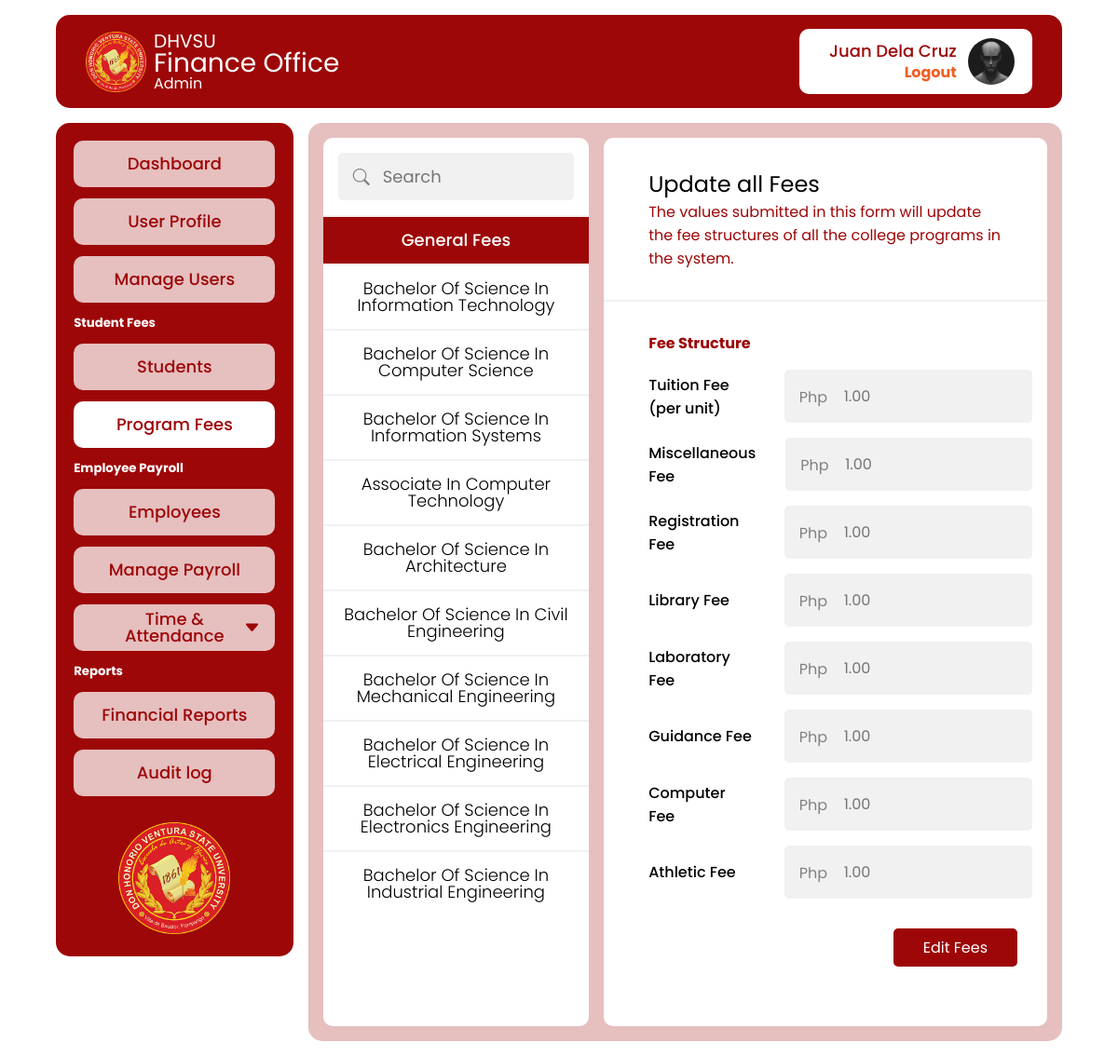
Page /admin/program_fees.php (signed in) on the committed database.
### tables this page shows
CREATE TABLE `tbl_programs` (
  `id` int(11) NOT NULL,
  `program_name` varchar(255) NOT NULL,
  `updated_on` datetime NOT NULL DEFAULT current_timestamp() ON UPDATE current_timestamp()
);

### app/util_func.php (called while the page is built, shortened)
<?php
function fetchAll(string $table, $pdo)
{
  $sql = "SELECT * FROM $table";
  $stmt = $pdo->query($sql);
  return ($stmt->rowCount() > 0) ? $stmt->fetchAll() : null;
}

### admin/program_fees.php (the view, shortened to what this page needs)
<?php
require_once './includes/header.php';
$programs = fetchAll('tbl_programs', $pdo);
$getID = 0;
?>
<main>
  <div class="program-fees">
    <div class="card">
      <div class="card-header">
        <div class="input-with-icon">
          <input type="text" class="input-control search" placeholder="Search" id="program-search">
        </div>
      </div>
      <div class="">
        <ul class="card-list" id="program-list">
          <li>
            <a href="program_fees.php" class="<?php echo (!isset($_GET["id"])) ?  'active' : '' ?>">General Fees</a>
          </li>
          <?php
          foreach ($programs as $program) {
          ?>
            <li><a href='<?= "./program_fees.php?id=" . $program['id'] ?>' class="<?php echo ($getID == $program['id']) ?  'active' : '' ?>">
                <?= ucwords(strtolower($program['program_name'])); ?>
              </a></li>
          <?php
          }
          ?>
        </ul>
      </div>
    </div>
    <?php if (isset($_GET["id"])) { ?>
      <div class="card">
        <div class="card-header">
          <div class="program-label">
            <p>Program Name</p>
            <h2><?= $item['program_name'] ?></h2>
          </div>
        </div>
        <div class="card-body">
          <div class="program-label">
            <p>Fee Structure</p>
          </div>
          <form action="../app/fee_update.php" method="post">
            <input type="number" value="<?= $_GET["id"] ?>" name="program_id" hidden>
            <div class="input-list" id="input-list">
              <div class="fee">
                <label for="">Tuition Fee (per unit)</label>
                <div class="input-with-currency">
                  <div class="currency">Php</div>
                  <input type="number" placeholder="1.00" step="0.01" class="input-control gray" disabled value="<?= $fees['tuition_fee'] ?>" name="tuition_fee">
                </div>
              </div>
              <div class="fee">
                <label for="">Miscellaneous Fee</label>
                <div class="input-with-currency">
                  <div class="currency">Php</div>
                  <input type="number" placeholder="1.00" step="0.01" class="input-control gray" disabled value="<?= $fees['misc_fee'] ?>" name="misc_fee">
                </div>
              </div>
              <div class="fee">
                <label for="">Registration Fee</label>
                <div class="input-with-currency">
                  <div class="currency">Php</div>
                  <input type="number" placeholder="1.00" step="0.01" class="input-control gray" disabled value="<?= $fees['registration_fee'] ?>" name="registration_fee">
                </div>
              </div>
              <div class="fee">
                <label for="">Library Fee</label>
                <div class="input-with-currency">
                  <div class="currency">Php</div>
                  <input type="number" placeholder="1.00" step="0.01" class="input-control gray" disabled value="<?= $fees['library_fee'] ?>" name="library_fee">
                </div>
              </div>
              <div class="fee">
                <label for="">Laboratory Fee</label>
                <div class="input-with-currency">
                  <div class="currency">Php</div>
                  <input type="number" placeholder="1.00" step="0.01" class="input-control gray" disabled value="<?= $fees['laboratory_fee'] ?>" name="laboratory_fee">
                </div>
              </div>
              <div class="fee">
                <label for="">Guidance Fee</label>
                <div class="input-with-currency">
                  <div class="currency">Php</div>
                  <input type="number" placeholder="1.00" step="0.01" class="input-control gray" disabled value="<?= $fees['guidance_fee'] ?>" name="guidance_fee">
                </div>
              </div>
              <div class="fee">
                <label for="">Computer Fee</label>
                <div class="input-with-currency">
                  <div class="currency">Php</div>
                  <input type="number" placeholder="1.00" step="0.01" class="input-control gray" disabled value="<?= $fees['computer_fee'] ?>" name="computer_fee">
                </div>
              </div>
              <div class="fee">
                <label for="">Athletic Fee</label>
                <div class="input-with-currency">
                  <div class="currency">Php</div>
                  <input type="number" placeholder="1.00" step="0.01" class="input-control gray" disabled value="<?= $fees['athletic_fee'] ?>" name="athletic_fee">
                </div>
              </div>
            </div>
            <div class="edit-btn-group">
              <button type="button" class="btn-outline gray" id="cancel-btn">Cancel</button>
              <button type="submit" class="btn positive" id="save-btn">Save Changes</button>
              <button type="button" class="btn" id="edit-btn">Edit Fees</button>
            </div>
          </form>
        </div>
      </div>
    <?php } else { ?>
      <div class="card">
        <div class="card-header">
          <div class="program-label">
            <h2>Update all Fees</h2>
            <h4>The values submitted in this form will update the fee structures of all the college programs in the system.</h4>
          </div>
        </div>
        <div class="card-body">
          <div class="program-label">
            <p>Fee Structure</p>
          </div>
          <form action="../app/fee_update_all.php" method="post">
            <div class="input-list" id="input-list">
              <div class="fee">
                <label for="">Tuition Fee (per unit)</label>
                <div class="input-with-currency">
                  <div class="currency">Php</div>
                  <input type="number" placeholder="1.00" step="0.01" class="input-control gray" disabled value="<?= $fees['tuition_fee'] ?>" name="tuition_fee">
                </div>
              </div>
              <div class="fee">
                <label for="">Miscellaneous Fee</label>
                <div class="input-with-currency">
                  <div class="currency">Php</div>
                  <input type="number" placeholder="1.00" step="0.01" class="input-control gray" disabled value="<?= $fees['misc_fee'] ?>" name="misc_fee">
                </div>
              </div>
              <div class="fee">
                <label for="">Registration Fee</label>
                <div class="input-with-currency">
                  <div class="currency">Php</div>
                  <input type="number" placeholder="1.00" step="0.01" class="input-control gray" disabled value="<?= $fees['registration_fee'] ?>" name="registration_fee">
                </div>
              </div>
              <div class="fee">
                <label for="">Library Fee</label>
                <div class="input-with-currency">
                  <div class="currency">Php</div>
                  <input type="number" placeholder="1.00" step="0.01" class="input-control gray" disabled value="<?= $fees['library_fee'] ?>" name="library_fee">
                </div>
              </div>
              <div class="fee">
                <label for="">Laboratory Fee</label>
                <div class="input-with-currency">
                  <div class="currency">Php</div>
                  <input type="number" placeholder="1.00" step="0.01" class="input-control gray" disabled value="<?= $fees['laboratory_fee'] ?>" name="laboratory_fee">
                </div>
              </div>
              <div class="fee">
                <label for="">Guidance Fee</label>
                <div class="input-with-currency">
                  <div class="currency">Php</div>
                  <input type="number" placeholder="1.00" step="0.01" class="input-control gray" disabled value="<?= $fees['guidance_fee'] ?>" name="guidance_fee">
                </div>
              </div>
              <div class="fee">
                <label for="">Computer Fee</label>
                <div class="input-with-currency">
                  <div class="currency">Php</div>
                  <input type="number" placeholder="1.00" step="0.01" class="input-control gray" disabled value="<?= $fees['computer_fee'] ?>" name="computer_fee">
                </div>
              </div>
              <div class="fee">
                <label for="">Athletic Fee</label>
                <div class="input-with-currency">
                  <div class="currency">Php</div>
                  <input type="number" placeholder="1.00" step="0.01" class="input-control gray" disabled value="<?= $fees['athletic_fee'] ?>" name="athletic_fee">
                </div>
              </div>
            </div>
            <div class="edit-btn-group">
              <button type="button" class="btn" id="edit-btn">Edit Fees</button>
            </div>
          </form>
        </div>
      </div>
    <?php } ?>
  </div>
</main>
<?php
require_once  './includes/footer.php'
?>

### css/style.css (style rules this page uses)
:root { --primary: #9d0708; --secondary: #e6bfbf; --accent: #ef6025; --background: #ffffff; --light: rgb(241, 241, 241); --positive: rgb(24, 133, 24); --fontSizeNormal: 18px; }
*, *::before, *::after { font-family: Poppins, Arial, sans-serif; margin: 0; padding: 0; box-sizing: border-box; }
button { all: unset; cursor: pointer; }
input { font: inherit; color: inherit; border: none; -webkit-appearance: none; -ms-appearance: none; -moz-appearance: none; appearance: none; outline: none; }
a { color: black; text-decoration: none; }
body { display: flex; flex-direction: column; align-items: center; background-color: var(--background); }
ul { list-style: none; }
main { background-color: var(--secondary); border-radius: 15px; height: auto; width: 100%; margin-bottom: 1rem; padding: 1rem; }
.input-control { font-size: var(--fontSizeNormal); width: 100%; color: black; border-radius: 5px; padding: 1rem 1.5rem; background-color: white; margin-bottom: 1rem; }
.program-fees, .user-list { display: grid; grid-template-columns: 3fr 5fr; gap: 1rem; }
.card { background-color: var(--background); border-radius: 10px; height: 100%; overflow: hidden; margin-bottom: 1rem; }
.card-header { padding: 1rem; border-bottom: 2px solid var(--light); }
.card-header h4 { color: var(--primary); }
.card-body { height: 100%; padding: 1rem; }
.input-with-icon { position: relative; }
.input-control.search { background-color: var(--light); font-size: var(--fontSizeNormal); padding: 0.75rem 1rem; margin: 0; }
.input-with-icon .input-control.search { padding-left: 3rem; }
.card-list { height: 750px; overflow-y: scroll; -ms-overflow-style: none; scrollbar-width: none; }
.card-list li a { display: block; font-size: var(--fontSizeNormal); font-weight: 300; line-height: 1; text-align: center; padding: 1rem; }
.card-list li .active { background-color: var(--primary); color: white; font-weight: 500; }
.card-list li { border-bottom: 2px solid var(--light); }
.program-label { padding: 1rem 2rem; }
.program-label p { color: var(--primary); font-size: 16px; font-weight: 700; }
.program-label h2 { font-weight: 400; }
.program-label h4 { font-weight: 400; }
.input-list { width: 100%; max-width: 1000px; }
.fee { display: grid; grid-template-columns: 2fr 3fr; margin-bottom: 1rem; align-items: center; }
.fee label { font-size: 16px; margin: auto 2rem; font-weight: 500; }
.fee .input-control { margin-bottom: 0; }
.input-control.gray { background-color: var(--light); }
.input-with-currency { position: relative; }
.input-with-currency .input-control { font-size: 16px; padding-left: 4rem; margin-bottom: 0; }
.input-with-currency .currency { position: absolute; transform: translateY(-50%); top: 50%; left: 1rem; font-size: 16px; color: gray; }
.edit-btn-group { display: flex; justify-content: end; margin: 2rem 1rem; gap: 1rem; }
.btn, .btn-outline { font-size: 16px; padding: 0.5rem 2rem; border-radius: 5px; }
.btn { background-color: var(--primary); color: white; }
input:disabled { color: gray; }

### rows in the picture
tbl_programs: program_name "Bachelor Of Science In Information Technology"
tbl_programs: program_name "Bachelor Of Science In Computer Science"
tbl_programs: program_name "Bachelor Of Science In Information Systems"
tbl_programs: program_name "Associate In Computer Technology"
tbl_programs: program_name "Bachelor Of Science In Architecture"
tbl_programs: program_name "Bachelor Of Science In Civil Engineering"
tbl_programs: program_name "Bachelor Of Science In Mechanical Engineering"
tbl_programs: program_name "Bachelor Of Science In Electrical Engineering"
tbl_programs: program_name "Bachelor Of Science In Electronics Engineering"
tbl_programs: program_name "Bachelor Of Science In Industrial Engineering"

### other values in the picture
$_SESSION["user"]["first_name"] "Juan"
$_SESSION["user"]["last_name"] "Dela Cruz"
